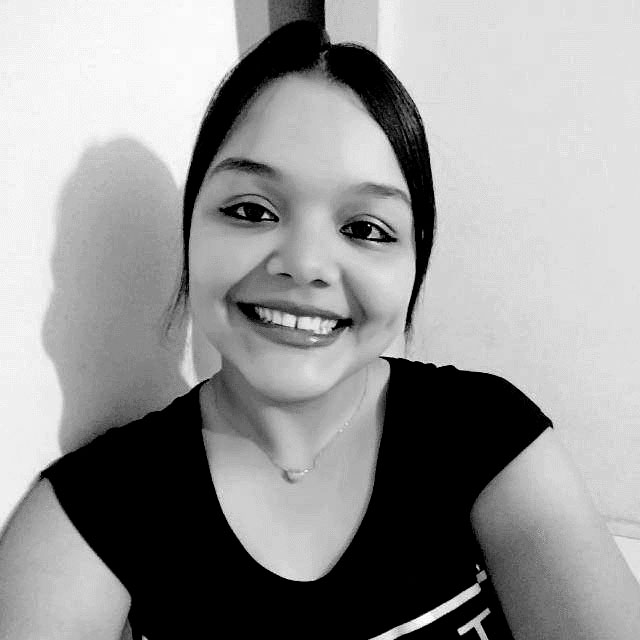
#> input picture img/ingrid.jpg, 640 x 640 px
$ python histogram.py
#> lines starting #> are read from the running program, lines starting #| are printed output that depends on the picture
import cv2
import numpy as np
from matplotlib import pyplot as plt

img = cv2.imread('img/ingrid.jpg', 0)
#> img is the input picture: shape (640, 640); min 0, max 255, mean 149.8

plt.subplot(1,2,1),plt.imshow(img,cmap = 'gray')
plt.title('Imagem'), plt.xticks([]), plt.yticks([])
plt.subplot(1,2,2),plt.hist(img.ravel(), 256, [0, 256])
plt.title('histograma')
plt.show()
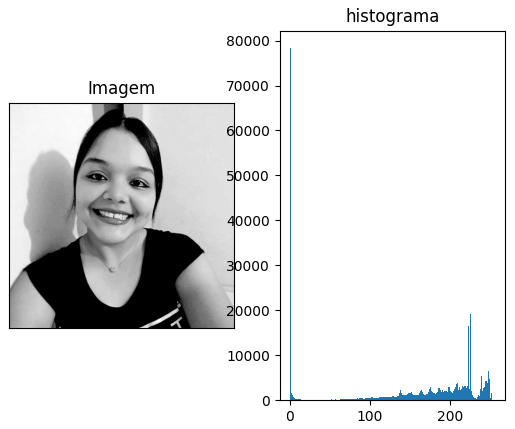
#> figure drawn by matplotlib, 2 panels; panel 2: tallest bar 78303 high, from x = 0 to 1
